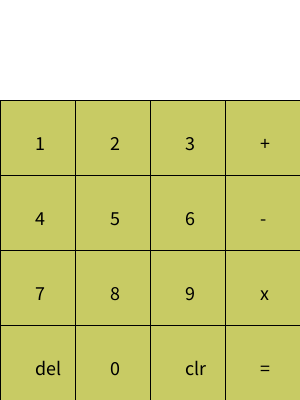
Frame 1 (no input)
Frame 60 (the mouse pressed at the canvas centre just before this capture): identical to frame 1, image omitted
Frame 120 (the mouse held since frame 60 and released just before this capture): identical to frame 1, image omitted

The Processing sketch that drew this single still picture (run headless with seeded random() and noise(); from frame 60 on, the mouse is pressed at the canvas centre):

// Processing sketch: Calcs
// ── Calcs.pde
String[] val = { 
  "1", "2", "3", "+", 
  "4", "5", "6", "-", 
  "7", "8", "9", "x", 
  "del", "0", "clr", "="
};

String screenumber="";
String[] number = {
  "", "", ""
}; 
int[] var = new int[3];
String operator ="";
boolean plus, minus, multi;
void setup() {
  size(300, 400);
}

void draw() {
  background(-1);
  for (int i=0; i<4; i++) {
    for (int j=0; j<4; j++) {
      int  num = i+j*4;
      if (i*75<mouseX && mouseX<i*75+75 && j*75+100<mouseY && mouseY<j*75+75+100) {
        fill(100, 203, 100);
      } else fill(200, 203, 100);
      rect(i*75, j*75+100, 75, 75);
      fill(0);
      textSize(20);
      text(val[num], i*75+35, j*75+100+50);
    }
  }
  fill(0);
  text(screenumber, 5, 40);
  if (k==2) {
    screenumber="";
  }
}

int k=0;
void mousePressed() {
  for (int i=0; i<4; i++) {
    for (int j=0; j<4; j++) {
      int  num = i+j*4;   
      if (i*75<mouseX && mouseX<i*75+75 && j*75+100<mouseY && mouseY<j*75+75+100) {
        screenumber = screenumber + val[num];
        if (val[num].equals("+") ||  val[num].equals("-")||  val[num].equals("x")) {
          var[k]=Integer.parseInt(number[k]);
          operator = val[num]; 
          k++; 
          if (operator.equals("+")) {  
            plus =true; 
            operator ="";
          }
          if (operator.equals("-")) {
            minus = true; 
            operator ="";
          }
          if (operator.equals("x")) {
            multi = true; 
            operator ="";
          }
        } else if (val[num].equals("=")) { 
          var[k]=Integer.parseInt(number[k]); 
          if (plus) var[2]=var[0]+var[1];
          if (minus) var[2]=var[0]-var[1];
          if (multi) var[2]=var[0]*var[1]; 
          screenumber = var[2]+"";
          k=0;
          plus=minus=multi=false;
          var[0]=var[1]=var[2]=0;
        } else if ( val[num].equals("del") ) {
          number[k] = number[k].substring( 0, number[k].length()-1 );
        } else if (val[num].equals("clr") ) {
          number[0]=number[1]=number[2]="";
          k=0;
          screenumber ="";
          var[0]=var[1]=var[2]=0;
        } else {
          number[k] = number[k]+val[num];
        }
      }
    }
  }
} 
